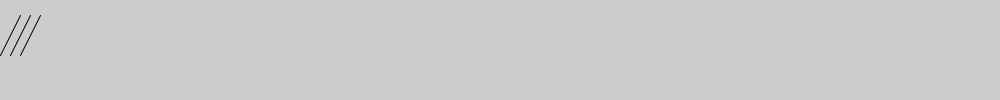
Frame 1 (no input)
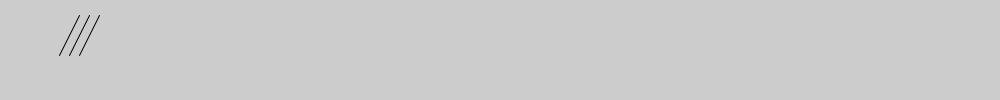
Frame 60 (the mouse pressed at the canvas centre just before this capture)
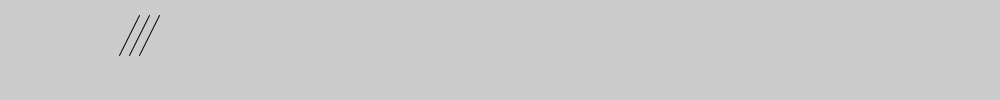
Frame 120 (the mouse held since frame 60 and released just before this capture)

The Processing sketch that drew these frames (run headless with seeded random() and noise(); from frame 60 on, the mouse is pressed at the canvas centre):

// Processing sketch: processing_133978
// ── processing_133978.pde

int x = 0;
int y = 55;

void setup() {
  size(1000,100);
}
void draw() {
  background(204);
  line(x,y,x+20,y-40);
  line(x+10,y,x+30,y-40);
  line(x+20,y,x+40,y-40);
  x=x+1;
  println(x);
  if(x>1000){
    x=-40;
  }
}
